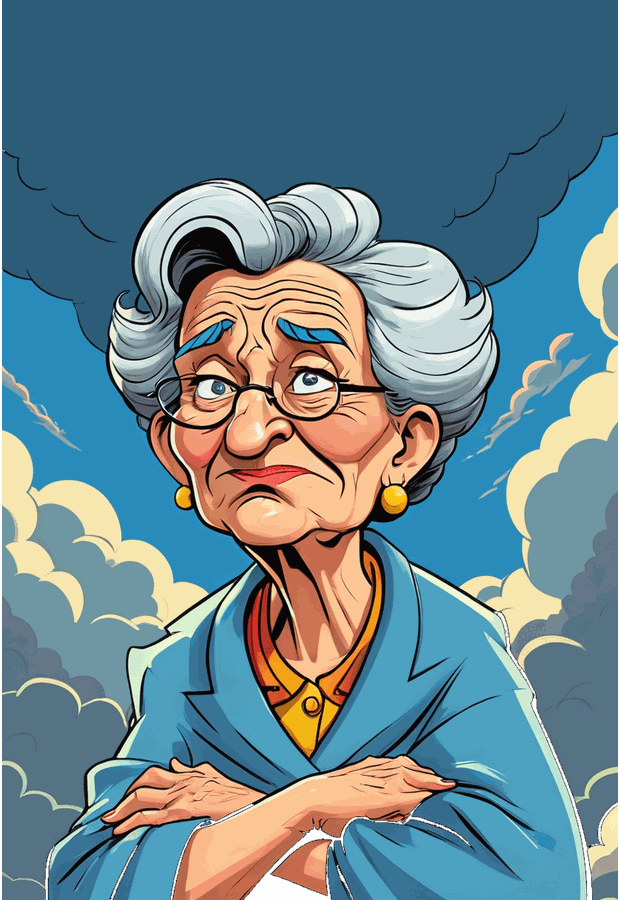
#> input picture art/ui/boss-hazen.png, 620 x 900 px; its folder holds 4 pictures in this run
$ python bossthumbs.py
#> lines starting #> are read from the running program, lines starting #| are printed output that depends on the picture
#!/usr/bin/env python3
"""Story Mode's portraits, at the size they are actually drawn.

MEASURED, not guessed. Opening Story Mode on a 4x-throttled phone took 1356ms,
and only 24ms of that was building the DOM. The rest was fetching fourteen
620x900 PNGs — 6 MB of art — to draw them at 74px on the road and 54px on a
card. About thirty-five times more pixels than any screen ever uses.

The thumbnails bake in the SAME crop the CSS does. `.sn-face img` is
object-fit:cover with object-position:50% 18%, so for a 620x900 portrait in a
square box the visible window is 620 tall, offset (900-620)*0.18 = 50px from
the top. Cropping anywhere else would move every face a little, which is the
kind of change nobody can name and everybody notices.

256px because the largest draw is 74px and a 3x phone wants 222. Generous on
purpose: the file is small either way and being short of pixels is visible
while having spare is not.

The full-size originals stay. They are the source, and something may want a
big portrait later.

  python3 tools/bossthumbs.py
"""
import os
import sys

from PIL import Image

HERE = os.path.dirname(os.path.dirname(os.path.abspath(__file__)))
SRC = os.path.join(HERE, 'art', 'ui')
OUT = os.path.join(SRC, 'thumb')

SIDE = 256
OBJECT_POSITION_Y = 0.18          # must match .snode .sn-face img in extra.css


def crop_like_css(im):
    w, h = im.size
#> w = 620; h = 900
    if w >= h:                      # already wide: centre it
        side = h
        x = (w - side) // 2
        y = 0
    else:
        side = w
#> side = 620
        x = 0
        y = int((h - side) * OBJECT_POSITION_Y)
#> y = 50
    return im.crop((x, y, x + side, y + side))
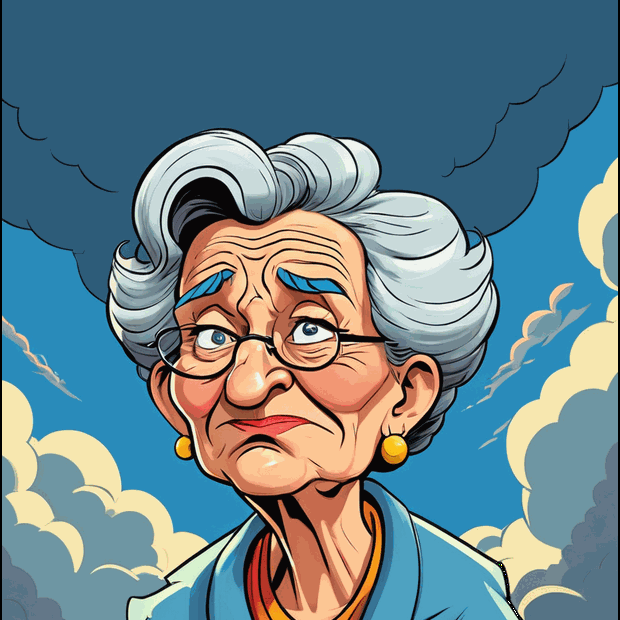
#> returned value: PIL image 620x620 RGB; mean R, G, B 104.9, 130.5, 139.4


def main():
    os.makedirs(OUT, exist_ok=True)
    names = sorted(f for f in os.listdir(SRC)
                   if f.startswith('boss-') and f.endswith('.png'))
    if not names:
        sys.exit('no boss-*.png in ' + SRC)
    before = after = 0
    for n in names:
        p = os.path.join(SRC, n)
        before += os.path.getsize(p)
        im = Image.open(p).convert('RGB')
        th = crop_like_css(im).resize((SIDE, SIDE), Image.LANCZOS)
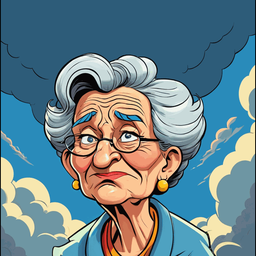
#> th: PIL image 256x256 RGB; mean R, G, B 104.8, 130.6, 139.5
        dst = os.path.join(OUT, n.replace('.png', '.webp'))
        th.save(dst, 'WEBP', quality=82, method=6)
        after += os.path.getsize(dst)
    print('%d portraits: %.1f MB -> %.0f KB  (%.0fx smaller)'
          % (len(names), before / 1048576.0, after / 1024.0,
             before / float(after)))
    print('wrote', os.path.relpath(OUT, HERE))


if __name__ == '__main__':
    main()
